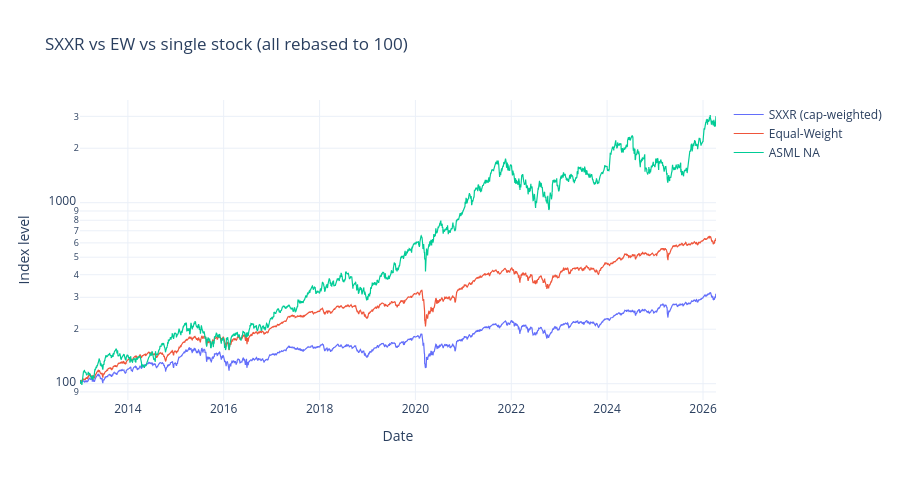

This figure's notebook cell:
### Code cell
# All three rebased to 100
fig = go.Figure()
fig.add_trace(go.Scatter(x=sxxr.index, y=rebase(sxxr), mode="lines", name="SXXR (cap-weighted)", line=dict(width=1.2)))
fig.add_trace(go.Scatter(x=ew_index.index, y=ew_index, mode="lines", name="Equal-Weight", line=dict(width=1.2)))
fig.add_trace(go.Scatter(x=stock_prices.index, y=rebase(stock_prices), mode="lines", name=STOCK, line=dict(width=1.2)))
fig.update_layout(
    title="SXXR vs EW vs single stock (all rebased to 100)",
    template="plotly_white",
    height=480,
    hovermode="x unified",
    xaxis_title="Date",
    yaxis_title="Index level",
    yaxis_type="log",
)
fig.show()

### Figure 1 — Plotly figure (JSON) as saved in the notebook; plotly's stock layout.template omitted (floating-point values rounded to 4 significant figures; data arrays with more than 128 entries replaced by an {"elided": "..."} marker saying what was removed)
{"data": [{"line": {"width": 1.2}, "mode": "lines", "name": "SXXR (cap-weighted)", "type": "scatter", "x": {"elided": "3464 str values"}, "y": {"elided": "3464 float values"}}, {"line": {"width": 1.2}, "mode": "lines", "name": "Equal-Weight", "type": "scatter", "x": {"elided": "3464 str values"}, "y": {"elided": "3464 float values"}}, {"line": {"width": 1.2}, "mode": "lines", "name": "ASML NA", "type": "scatter", "x": {"elided": "3464 str values"}, "y": {"elided": "3464 float values"}}], "layout": {"height": 480, "hovermode": "x unified", "title": {"text": "SXXR vs EW vs single stock (all rebased to 100)"}, "xaxis": {"title": {"text": "Date"}}, "yaxis": {"title": {"text": "Index level"}, "type": "log"}}}
